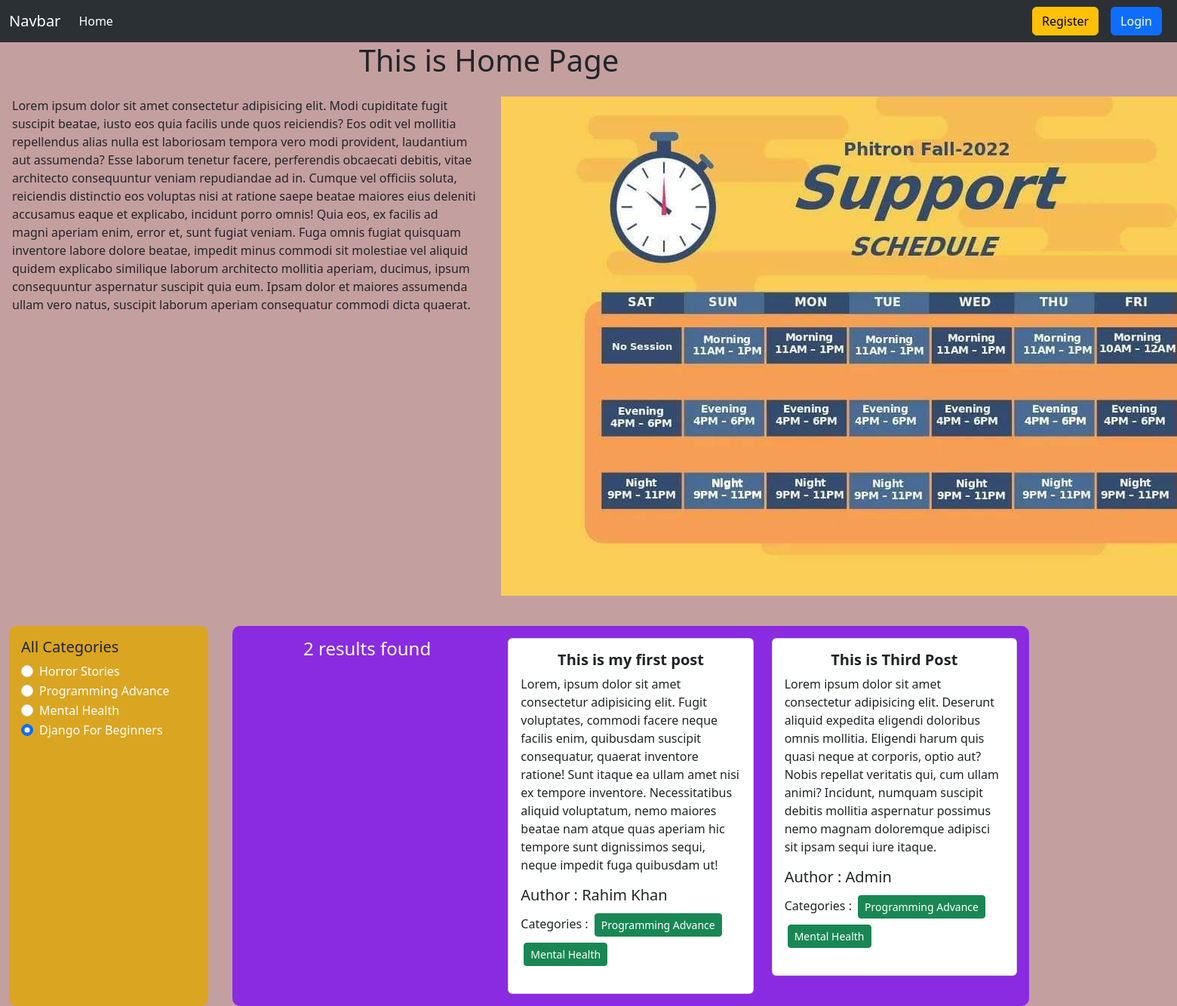
Page /category/programming-advance/ on the committed database.
### categories/models.py (models this page shows, shortened)
class Category(models.Model):
    name = models.CharField(max_length=100)
    slug = models.SlugField(max_length=100,unique=True,null=True,blank=True)

### posts/models.py (models this page shows, shortened)
class Post(models.Model):
    title = models.CharField(max_length=50)
    content = models.TextField()
    category = models.ManyToManyField(Category)
    author = models.ForeignKey(User,on_delete=models.CASCADE)

### blog_project/views.py (the view)
# urls.py: path('',views.home,name="home"),
def home(request,category_slug=None):
    data = Post.objects.all()
    if category_slug is not None:
        category_name =Category.objects.get(slug=category_slug)
        data = Post.objects.filter(category = category_name)
    categories = Category.objects.all()
    return render(request,'home.html',{'data':data,'category':categories})

### templates/home.html (shortened to what this page needs)
{% extends 'base.html' %}
{% load crispy_forms_tags %}
{% load static %}
{% block content %}
<div class="row container">
    <h1 class="text-center">This is Home Page</h1>
    <div class="col-6 p-3">
        <p>
            Lorem ipsum dolor sit amet consectetur adipisicing elit. Modi cupiditate fugit suscipit beatae, iusto eos quia facilis unde quos reiciendis? Eos odit vel mollitia repellendus alias nulla est laboriosam tempora vero modi provident, laudantium aut assumenda? Esse laborum tenetur facere, perferendis obcaecati debitis, vitae architecto consequuntur veniam repudiandae ad in. Cumque vel officiis soluta, reiciendis distinctio eos voluptas nisi at ratione saepe beatae maiores eius deleniti accusamus eaque et explicabo, incidunt porro omnis! Quia eos, ex facilis ad magni aperiam enim, error et, sunt fugiat veniam. Fuga omnis fugiat quisquam inventore labore dolore beatae, impedit minus commodi sit molestiae vel aliquid quidem explicabo similique laborum architecto mollitia aperiam, ducimus, ipsum consequuntur aspernatur suscipit quia eum. Ipsam dolor et maiores assumenda ullam vero natus, suscipit laborum aperiam consequatur commodi dicta quaerat.
        </p>
    </div>
    <div class="col-6 p-3 mb-4">
        <img src="{% static 'header.jpg' %}" alt="image">
    </div>
</div>
<div class="row">
    <div class="col-md-2 mx-4  p-3" style="background-color:goldenrod; border-radius: 10px;">
        <h5>All Categories</h5>
        {% for cat in category %}
        <div class="form-check">
            <input class="form-check-input" type="radio" name="category" id="{{cat.id}}" checked>
            <label class="form-check-label" for="{{cat.id}}">
                <a class="text-decoration-none text-white"
                    href="{% url 'category_wise_post' cat.slug %}">{{cat.name}}</a>
            </label>
        </div>
        {% endfor %}
    </div>
    <div class="col-md-8 mx-2 p-3" style="background-color: blueviolet; border-radius: 10px;">
        <div class="row row-cols-md-1 row-cols-lg-2 row-cols-xl-3 g-4">
            <h4 class="text-white text-center">{{data | length}} results found</h4>
            {% for post in data %}
            <div class="col-12">
                <div class="card">
                    <div class="card-body">
                        <h5 class="card-title text-center fw-bold"> {{post.title}} </h5>
                        <p class="card-text">{{post.content}}</p>
                        <h5>Author : {{post.author.first_name}} {{post.author.last_name}}</h5>
                        <p>
                            Categories :
                            {% for cat in post.category.all %}
                            <button class="btn btn-sm btn-success mx-1 my-1">{{cat.name}}</button>
                            {% endfor %}
                        </p>
                    </div>
                </div>
            </div>
            {% endfor %}
        </div>
    </div>
</div>
{% endblock content %}

### rows in the picture
Category: name "Horror Stories"
Category: name "Programming Advance"
Category: name "Mental Health"
Category: name "Django For Beginners"
Post: title "This is my first post", content "Lorem, ipsum dolor sit amet consectetur adipisicing elit. Fugit voluptates, commodi facere neque facilis enim, quibusdam suscipit consequatur, quaerat inventore ratione! Sunt itaque ea ullam amet nisi ex tempore inventore. Necessitatibus aliquid voluptatum, nemo maiores beatae nam atque quas aperiam hic tempore sunt dignissimos sequi, neque impedit fuga quibusdam ut!", author.first_name "Rahim", author.last_name "Khan"
Post: title "This is Third Post", content "Lorem ipsum dolor sit amet consectetur adipisicing elit. Deserunt aliquid expedita eligendi doloribus omnis mollitia. Eligendi harum quis quasi neque at corporis, optio aut? Nobis repellat veritatis qui, cum ullam animi? Incidunt, numquam suscipit debitis mollitia aspernatur possimus nemo magnam doloremque adipisci sit ipsam sequi iure itaque.", author.first_name "Admin"

### other values in the picture
{{ data | length }} "2"
